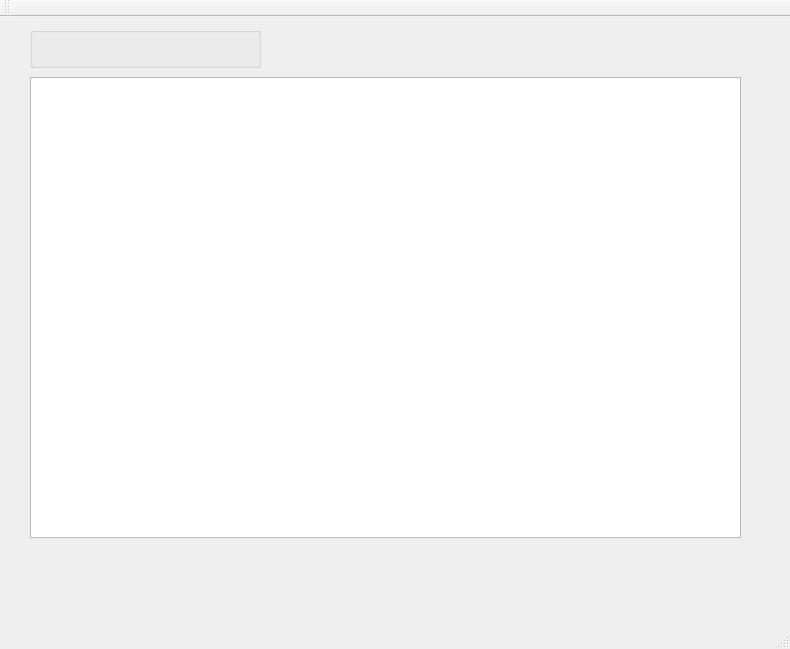
<?xml version="1.0" encoding="UTF-8"?>
<ui version="4.0">
 <class>MainWindow</class>
 <widget class="QMainWindow" name="MainWindow">
  <property name="geometry">
   <rect>
    <x>0</x>
    <y>0</y>
    <width>790</width>
    <height>649</height>
   </rect>
  </property>
  <property name="windowTitle">
   <string>MainWindow</string>
  </property>
  <widget class="QWidget" name="centralWidget">
   <widget class="QGroupBox" name="groupBox">
    <property name="geometry">
     <rect>
      <x>30</x>
      <y>10</y>
      <width>231</width>
      <height>41</height>
     </rect>
    </property>
    <property name="title">
     <string/>
    </property>
    <widget class="QWidget" name="">
     <property name="geometry">
      <rect>
       <x>10</x>
       <y>10</y>
       <width>209</width>
       <height>21</height>
      </rect>
     </property>
     <layout class="QHBoxLayout" name="horizontalLayout">
      <item>
       <widget class="QCheckBox" name="checkBox_3">
        <property name="text">
         <string>Italic</string>
        </property>
       </widget>
      </item>
      <item>
       <widget class="QCheckBox" name="checkBox_2">
        <property name="text">
         <string>Bold</string>
        </property>
       </widget>
      </item>
      <item>
       <widget class="QCheckBox" name="checkBox">
        <property name="text">
         <string>Underline</string>
        </property>
       </widget>
      </item>
     </layout>
    </widget>
   </widget>
   <widget class="QTextEdit" name="textEdit">
    <property name="geometry">
     <rect>
      <x>30</x>
      <y>60</y>
      <width>711</width>
      <height>461</height>
     </rect>
    </property>
   </widget>
  </widget>
  <widget class="QMenuBar" name="menuBar">
   <property name="geometry">
    <rect>
     <x>0</x>
     <y>0</y>
     <width>790</width>
     <height>25</height>
    </rect>
   </property>
  </widget>
  <widget class="QToolBar" name="mainToolBar">
   <attribute name="toolBarArea">
    <enum>TopToolBarArea</enum>
   </attribute>
   <attribute name="toolBarBreak">
    <bool>false</bool>
   </attribute>
  </widget>
  <widget class="QStatusBar" name="statusBar"/>
 </widget>
 <layoutdefault spacing="6" margin="11"/>
 <resources/>
 <connections/>
</ui>
